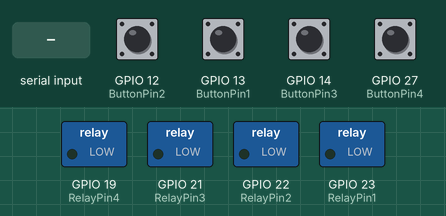
Simulated run of this sketch. Board: ESP32. Parts: switched loads named in the sketch (green lamp = pin HIGH). The test bench sets the inputs (shaded band); at power-on: GPIO 12 (ButtonPin2), GPIO 13 (ButtonPin1), GPIO 14 (ButtonPin3), GPIO 27 (ButtonPin4) HIGH. Nothing arrives over Bluetooth unless stated; what the sketch prints to the serial monitor is not drawn.

Above: at 6.4 s.
6.5 s: "a" received over the second serial link
At 7.5 s:
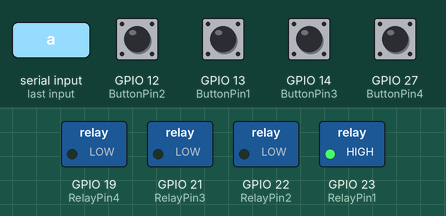
8.0 s: "b" received over the second serial link
At 8.7 s:
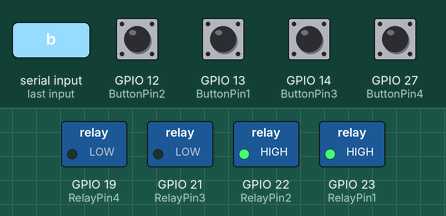
9.5 s: GPIO 13 (ButtonPin1) pulled LOW for 0.15 s
At 9.8 s:
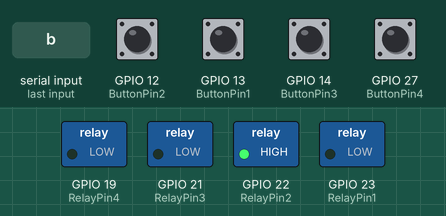
11.1 s: "c" received over the second serial link
At 12.2 s:
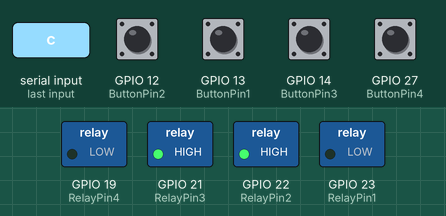
12.6 s: GPIO 12 (ButtonPin2) pulled LOW for 0.15 s
At 13.4 s:
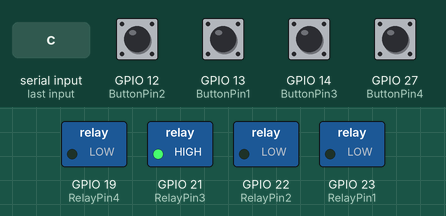
14.2 s: GPIO 13 (ButtonPin1) pulled LOW for 1 s
At 14.6 s:
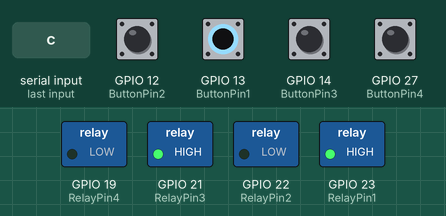
Timing chart, 0 to 17.2 s (numbered marks = the images above; inputs shaded):
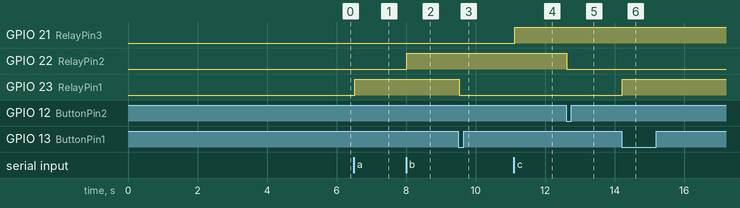

The sketch:

ESP32FourChAutoandmanualswitch.ino
```cpp
// (licence header left out)
#include "BluetoothSerial.h"
#include <AceButton.h>
using namespace ace_button;

#if !defined(CONFIG_BT_ENABLED) || !defined(CONFIG_BLUEDROID_ENABLED)
#error Bluetooth is not enabled! Please run `make menuconfig` to enable it.
#endif

BluetoothSerial SerialBT;

// Define the GPIO connected with Relays and push buttons
#define RelayPin1 23 // D23
#define RelayPin2 22 // D22
#define RelayPin3 21 // D21
#define RelayPin4 19 // D19

#define ButtonPin1 13 // D13
#define ButtonPin2 12 // D12
#define ButtonPin3 14 // D14
#define ButtonPin4 27 // D27

int toggleState_1 = 0; // Define integer to remember the toggle state for relay 1
int toggleState_2 = 0; // Define integer to remember the toggle state for relay 2
int toggleState_3 = 0; // Define integer to remember the toggle state for relay 3
int toggleState_4 = 0; // Define integer to remember the toggle state for relay 4

char bt_data; // Variable for storing bluetooth data

ButtonConfig config1;
AceButton button1(&config1);
ButtonConfig config2;
AceButton button2(&config2);
ButtonConfig config3;
AceButton button3(&config3);
ButtonConfig config4;
AceButton button4(&config4);

void all_Switch_OFF()
{
  digitalWrite(RelayPin1, HIGH);
  toggleState_1 = 0;
  digitalWrite(RelayPin2, HIGH);
  toggleState_2 = 0;
  digitalWrite(RelayPin3, HIGH);
  toggleState_3 = 0;
  digitalWrite(RelayPin4, HIGH);
  toggleState_4 = 0;
}

void Bluetooth_handle()
{
  bt_data = SerialBT.read();
  delay(20);

  switch (bt_data)
  {
  case 'A':
    digitalWrite(RelayPin1, LOW);
    toggleState_1 = 1;
    break; // if 'A' received Turn on Relay1
  case 'a':
    digitalWrite(RelayPin1, HIGH);
    toggleState_1 = 0;
    break; // if 'a' received Turn off Relay1
  case 'B':
    digitalWrite(RelayPin2, LOW);
    toggleState_2 = 1;
    break; // if 'B' received Turn on Relay2
  case 'b':
    digitalWrite(RelayPin2, HIGH);
    toggleState_2 = 0;
    break; // if 'b' received Turn off Relay2
  case 'C':
    digitalWrite(RelayPin3, LOW);
    toggleState_3 = 1;
    break; // if 'C' received Turn on Relay3
  case 'c':
    digitalWrite(RelayPin3, HIGH);
    toggleState_3 = 0;
    break; // if 'c' received Turn off Relay3
  case 'D':
    digitalWrite(RelayPin4, LOW);
    toggleState_4 = 1;
    break; // if 'D' received Turn on Relay4
  case 'd':
    digitalWrite(RelayPin4, HIGH);
    toggleState_4 = 0;
    break; // if 'd' received Turn off Relay4
  case 'Z':
    all_Switch_OFF();
    break; // if 'Z' received Turn off all Relays
  default:
    break;
  }
}

void setup()
{
  Serial.begin(9600);

  btStart();

  SerialBT.begin("ESP32_BT"); // Bluetooth device name
  Serial.println("The device started, now you can pair it with Bluetooth!");
  delay(5000);

  pinMode(RelayPin1, OUTPUT);
  pinMode(RelayPin2, OUTPUT);
  pinMode(RelayPin3, OUTPUT);
  pinMode(RelayPin4, OUTPUT);

  pinMode(ButtonPin1, INPUT_PULLUP);
  pinMode(ButtonPin2, INPUT_PULLUP);
  pinMode(ButtonPin3, INPUT_PULLUP);
  pinMode(ButtonPin4, INPUT_PULLUP);

  // During Starting all Relays should TURN OFF
  digitalWrite(RelayPin1, toggleState_1);
  digitalWrite(RelayPin2, toggleState_2);
  digitalWrite(RelayPin3, toggleState_3);
  digitalWrite(RelayPin4, toggleState_4);

  config1.setEventHandler(button1Handler);
  config2.setEventHandler(button2Handler);
  config3.setEventHandler(button3Handler);
  config4.setEventHandler(button4Handler);

  button1.init(ButtonPin1);
  button2.init(ButtonPin2);
  button3.init(ButtonPin3);
  button4.init(ButtonPin4);

  delay(200);
}

void loop()
{
  if (SerialBT.available())
  {
    Bluetooth_handle();
  }

  button1.check();
  button2.check();
  button3.check();
  button4.check();
}

void button1Handler(AceButton *button, uint8_t eventType, uint8_t buttonState)
{
  if (eventType == AceButton::kEventPressed)
  {
    if (toggleState_1 == 0)
    {
      digitalWrite(RelayPin1, LOW);
      toggleState_1 = 1;
    }
    else
    {
      digitalWrite(RelayPin1, HIGH);
      toggleState_1 = 0;
    }
  }
}

void button2Handler(AceButton *button, uint8_t eventType, uint8_t buttonState)
{
  if (eventType == AceButton::kEventPressed)
  {
    if (toggleState_2 == 0)
    {
      digitalWrite(RelayPin2, LOW);
      toggleState_2 = 1;
    }
    else
    {
      digitalWrite(RelayPin2, HIGH);
      toggleState_2 = 0;
    }
  }
}

void button3Handler(AceButton *button, uint8_t eventType, uint8_t buttonState)
{
  if (eventType == AceButton::kEventPressed)
  {
    if (toggleState_3 == 0)
    {
      digitalWrite(RelayPin3, LOW);
      toggleState_3 = 1;
    }
    else
    {
      digitalWrite(RelayPin3, HIGH);
      toggleState_3 = 0;
    }
  }
}

void button4Handler(AceButton *button, uint8_t eventType, uint8_t buttonState)
{
  if (eventType == AceButton::kEventPressed)
  {
    if (toggleState_4 == 0)
    {
      digitalWrite(RelayPin4, LOW);
      toggleState_4 = 1;
    }
    else
    {
      digitalWrite(RelayPin4, HIGH);
      toggleState_4 = 0;
    }
  }
}
```

Measured:
- after the input at 6.5 s, GPIO 23 (RelayPin1): LOW → HIGH at once
- after the input at 8.0 s, GPIO 22 (RelayPin2): LOW → HIGH at once
- after the input at 9.5 s, GPIO 23 (RelayPin1): HIGH → LOW at once
- after the input at 11.1 s, GPIO 21 (RelayPin3): LOW → HIGH at once
- after the input at 12.6 s, GPIO 22 (RelayPin2): HIGH → LOW at once
- after the input at 14.2 s, GPIO 23 (RelayPin1): LOW → HIGH at once
